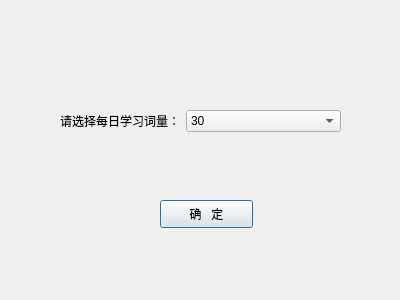
<?xml version="1.0" encoding="UTF-8"?>
<ui version="4.0">
 <class>WordNumDlg</class>
 <widget class="QDialog" name="WordNumDlg">
  <property name="geometry">
   <rect>
    <x>0</x>
    <y>0</y>
    <width>400</width>
    <height>300</height>
   </rect>
  </property>
  <property name="windowTitle">
   <string>Dialog</string>
  </property>
  <widget class="QWidget" name="formLayoutWidget">
   <property name="geometry">
    <rect>
     <x>60</x>
     <y>110</y>
     <width>281</width>
     <height>31</height>
    </rect>
   </property>
   <layout class="QFormLayout" name="formLayout">
    <item row="0" column="0">
     <widget class="QLabel" name="label">
      <property name="text">
       <string>请选择每日学习词量：</string>
      </property>
     </widget>
    </item>
    <item row="0" column="1">
     <widget class="QComboBox" name="comboBox">
      <property name="currentText">
       <string>30</string>
      </property>
      <property name="currentIndex">
       <number>5</number>
      </property>
      <property name="insertPolicy">
       <enum>QComboBox::InsertAlphabetically</enum>
      </property>
      <item>
       <property name="text">
        <string>5</string>
       </property>
      </item>
      <item>
       <property name="text">
        <string>10</string>
       </property>
      </item>
      <item>
       <property name="text">
        <string>15</string>
       </property>
      </item>
      <item>
       <property name="text">
        <string>20</string>
       </property>
      </item>
      <item>
       <property name="text">
        <string>25</string>
       </property>
      </item>
      <item>
       <property name="text">
        <string>30</string>
       </property>
      </item>
      <item>
       <property name="text">
        <string>35</string>
       </property>
      </item>
      <item>
       <property name="text">
        <string>40</string>
       </property>
      </item>
      <item>
       <property name="text">
        <string>45</string>
       </property>
      </item>
      <item>
       <property name="text">
        <string>50</string>
       </property>
      </item>
      <item>
       <property name="text">
        <string>55</string>
       </property>
      </item>
      <item>
       <property name="text">
        <string>60</string>
       </property>
      </item>
      <item>
       <property name="text">
        <string>65</string>
       </property>
      </item>
      <item>
       <property name="text">
        <string>70</string>
       </property>
      </item>
      <item>
       <property name="text">
        <string>75</string>
       </property>
      </item>
      <item>
       <property name="text">
        <string>80</string>
       </property>
      </item>
      <item>
       <property name="text">
        <string>85</string>
       </property>
      </item>
      <item>
       <property name="text">
        <string>90</string>
       </property>
      </item>
      <item>
       <property name="text">
        <string>95</string>
       </property>
      </item>
      <item>
       <property name="text">
        <string>100</string>
       </property>
      </item>
     </widget>
    </item>
   </layout>
  </widget>
  <widget class="QPushButton" name="pushButton">
   <property name="geometry">
    <rect>
     <x>160</x>
     <y>200</y>
     <width>93</width>
     <height>28</height>
    </rect>
   </property>
   <property name="text">
    <string>确   定</string>
   </property>
  </widget>
 </widget>
 <resources/>
 <connections/>
</ui>
